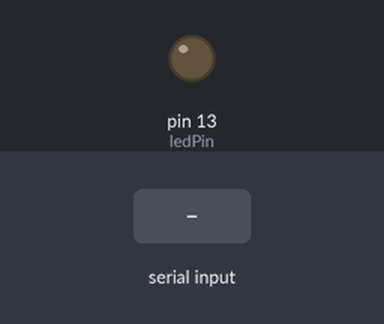
The sketch below on a simulated Arduino Uno, built with avr-gcc and run on an emulated ATmega328P. Shown: output pins drawn as LEDs (lit = HIGH). Inputs (shaded band) come from the test bench.

Above: at 1.2 s.
1.3 s: "1" received over Serial
At 1.7 s:
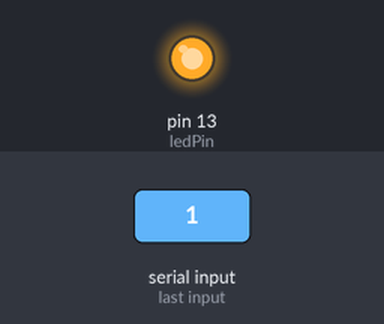
2.8 s: "0" received over Serial
At 4.0 s:
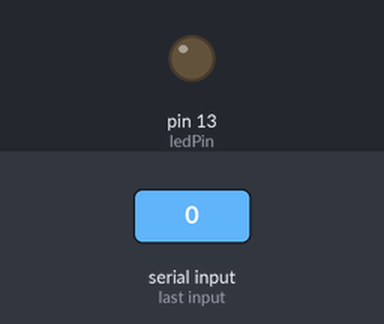
Timing chart, 0 to 5.8 s (numbered marks = the images above; inputs shaded):
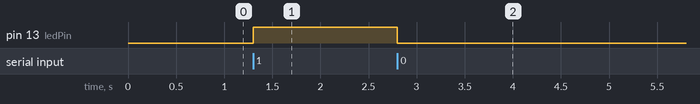

Measured:
- after the input at 1.3 s, pin 13 (ledPin): LOW → HIGH at once
- after the input at 2.8 s, pin 13 (ledPin): HIGH → LOW at once

The sketch:

arduino.ino
```cpp
int ledPin = 13; // Pin connected to the LED
int state = 0;  // Initial state (LED is off)

void setup() {
  pinMode(ledPin, OUTPUT);  // Set the LED pin as an output
  Serial.begin(9600);      // Initialize serial communication
}

void loop() {
  if (Serial.available() > 0) {
    char command = Serial.read();
    if (command == '1') {
      digitalWrite(ledPin, HIGH);  // Turn on the LED
      state = 1;
    } else if (command == '0') {
      digitalWrite(ledPin, LOW);   // Turn off the LED
      state = 0;
    }
  }
}
```
